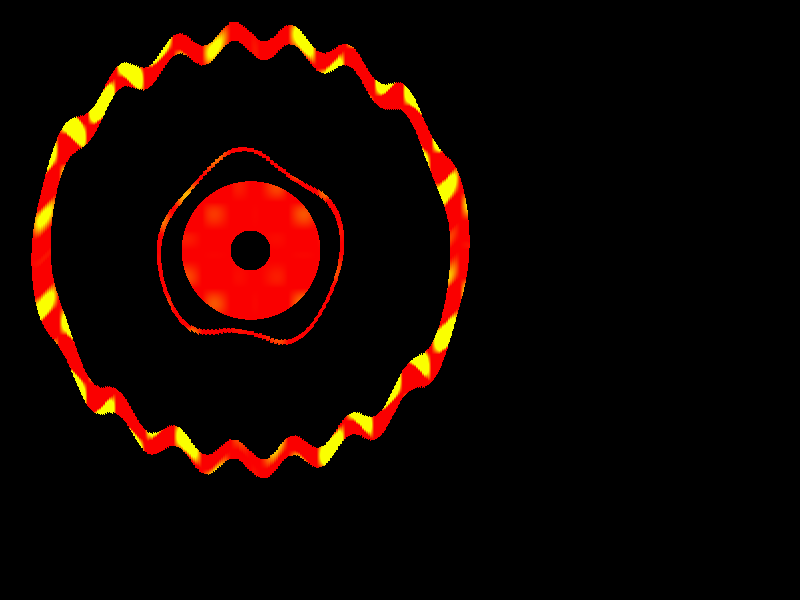
Frame 1 (no input)
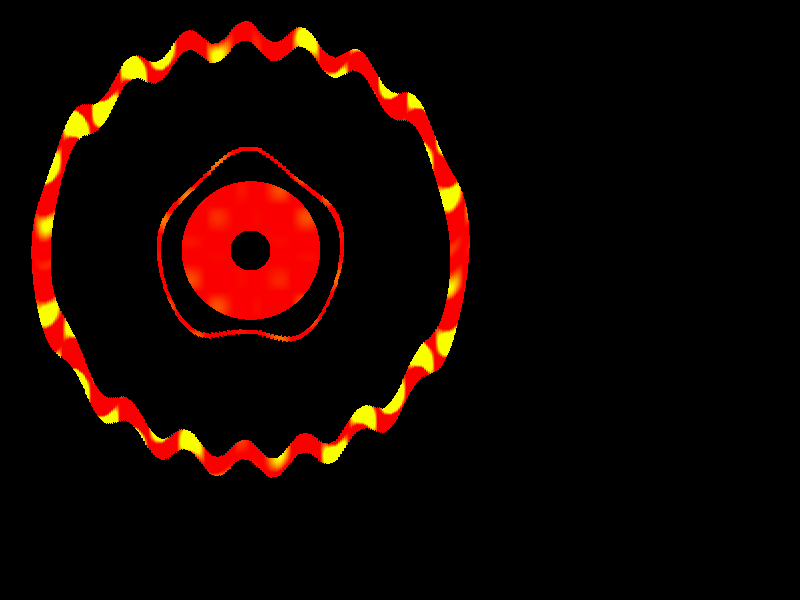
Frame 60 (the mouse pressed at the canvas centre just before this capture)
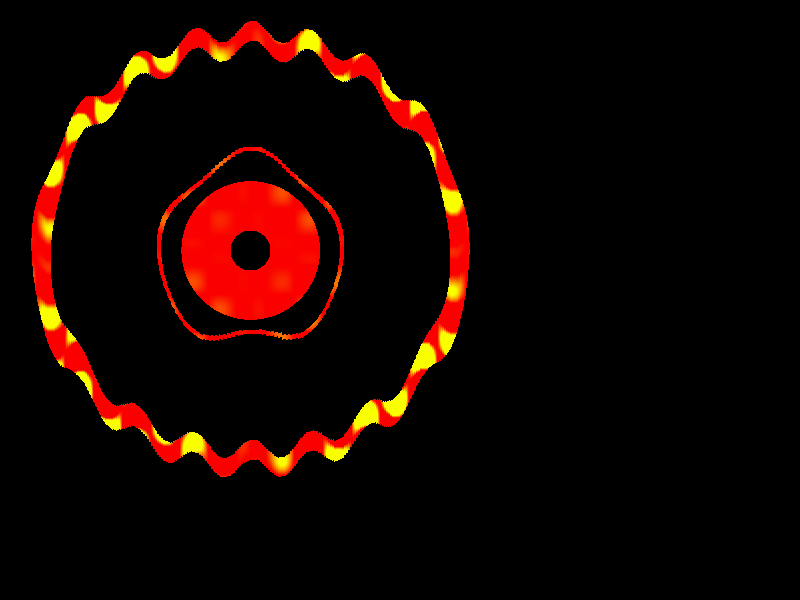
Frame 120 (the mouse held since frame 60 and released just before this capture)

The Processing sketch that drew these frames (run headless with seeded random() and noise(); from frame 60 on, the mouse is pressed at the canvas centre):

// Processing sketch: asteroid2
// ── asteroid2.pde
float i=500;void setup(){
size(800,600);
}

void draw(){background(0);
i+=0.100000991;
for (int index =-250;index<250;index++)
for (int indey =-250;indey<250;indey++){color a= color(250,index*cos(2*PI*radians( index)+i)*indey*cos(2*PI*radians( indey)+i)/22,0);
float rr= index*sin(2*PI*radians(i));
//if((index*index)*cos(40*i)+(indey*indey)*sin(i)>=1800 &&(index*index)*cos(i/100)+(indey*indey)<=2900)set(int((250+index)+rr),+450+indey,a);
if((index*index)+((indey*indey))>=40000&&(index*index)+((indey*indey))<=48000)set(int((250+index)),int((+250+indey)+10*cos(4*PI*radians( index/2)+i*3)),a);

if((index*index)+((indey*indey))>=8000&&(index*index)+((indey*indey))<=8800)set(int((250+index)),int((+250+indey)+10*cos(4*PI*radians( index/4)+i)),a);

//if((index*index)+((indey*indey))>=5000&&(index*index)+((indey*indey))<=10800)set(int((250+index)),int((+250+indey)+10*cos(2*PI*radians( index/5)+i)/100),a);


if((index*index)+((indey*indey))>=400&&(index*index)+((indey*indey)+rr)<=4800)set(int((250+index)),int((+250+indey)),a);

}

}
